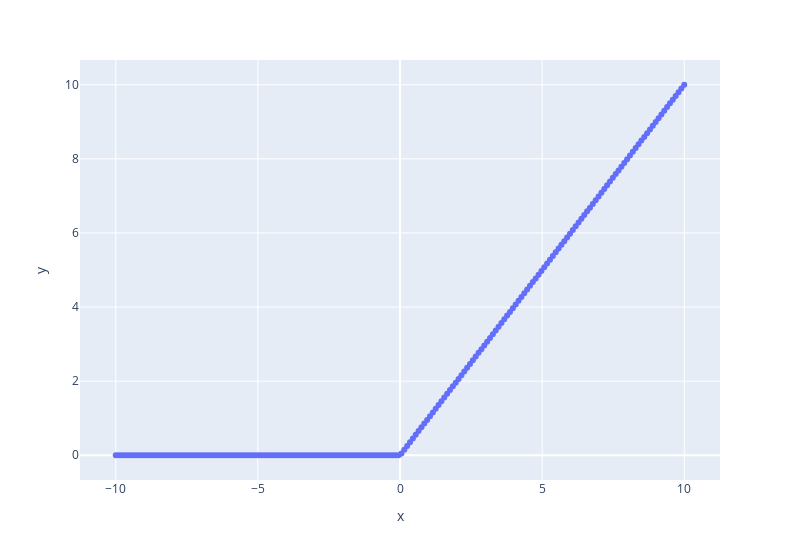

Source (notebook cell):
### Code cell
y = np.array([relu(v) for v in x])

px.scatter(x=x, y=y, width=800)

### Figure 1 — Plotly figure (JSON) as saved in the notebook; plotly's stock layout.template omitted (floating-point values rounded to 4 significant figures; data arrays with more than 128 entries replaced by an {"elided": "..."} marker saying what was removed)
{"data": [{"hovertemplate": "x=%{x}<br>y=%{y}<extra></extra>", "legendgroup": "", "marker": {"color": "#636efa", "symbol": "circle"}, "mode": "markers", "name": "", "orientation": "v", "showlegend": false, "type": "scatter", "x": {"elided": "200 float values"}, "xaxis": "x", "y": {"elided": "200 float values"}, "yaxis": "y"}], "layout": {"legend": {"tracegroupgap": 0}, "margin": {"t": 60}, "width": 800, "xaxis": {"anchor": "y", "domain": [0, 1], "title": {"text": "x"}}, "yaxis": {"anchor": "x", "domain": [0, 1], "title": {"text": "y"}}}}
